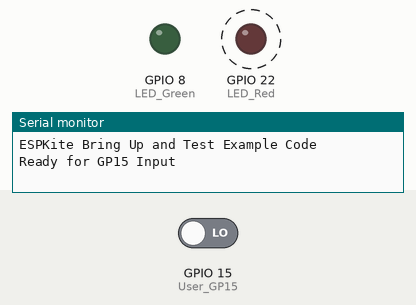
A sketch run on a simulated ESP32-C6. Parts: output pins drawn as LEDs (lit = HIGH), the last lines printed to the serial monitor. Dashed ring = blinking. Inputs (shaded band) come from the test bench; at power-on: GPIO 15 (User_GP15) LOW.

Above: at 0.9 s.
1.5 s: GPIO 15 (User_GP15) driven HIGH
At 2.3 s:
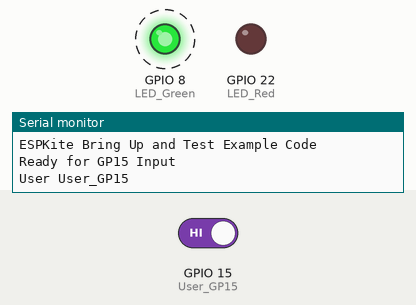
4.6 s: GPIO 15 (User_GP15) driven LOW
At 5.4 s:
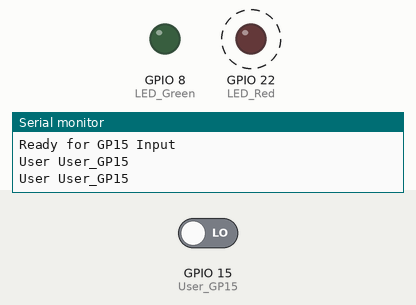
Timing chart, 0 to 13.7 s (numbered marks = the images above; inputs shaded):
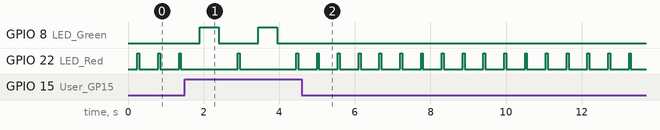

Measured:
- after the input at 1.5 s, GPIO 8 (LED_Green): alternates HIGH for 0.50 s and LOW for 1.1 s, starting after 0.40 s; GPIO 22 (LED_Red): alternates HIGH for 0.05 s and LOW for 1.5 s, starting after 1.4 s
- after the input at 4.6 s, GPIO 8 (LED_Green): stops changing and stays LOW; GPIO 22 (LED_Red): alternates HIGH for 0.05 s and LOW for 0.50 s, starting after 0.40 s
- by itself, GPIO 22 (LED_Red): alternates HIGH for 0.05 s and LOW for 0.50 s

The sketch:

External_GP15_Input_Test.ino
```cpp
/*
  Dave Williams, DitroniX 2019-2026 (ditronix.net)
  ESPKite - IoT ESP32-C6 Based Home and Industrial LoRa Controller SDK
  Features include ESPKite | ESP32-C6 LoRa SX1262 E22-900M22S E22-400M22S RS485 5-60V Relay

  ESPKite - Basic Bring Up Test Code - May 2026

  Remember!
  - Set the BOARD to Use ESP32C6 Dev Module (or similar).
  - You can also set the BAUD rate up to 921600 to speed up flashing.
  - The SDK does NOT need external power to flash.  It will take Power from the USB 5V.
  - The Serial Monitor is configured for BAUD 115200

  The purpose of this test code is to cycle through the various main functions of the board as part of bring up testing.
  .
  This test code is OPEN SOURCE and formatted for easier viewing.  Although is is not intended for real world use, it may be freely used, or modified as needed.
  It is distributed on an "AS IS" BASIS, WITHOUT WARRANTIES OR CONDITIONS OF ANY KIND, either express or implied.

  Further information, details and examples can be found on our website or github.com/DitroniX

  * github.com/DitroniX
  * github.com/DitroniX/ESPKite-ESP32-C6-SX1262-LoRa-RS485-60V-Relay
  * github.com/DitroniX/ESPKite-ESP32-C6-SX1262-LoRa-RS485-60V-Relay/wiki
  * hackster.io/DitroniX/espkite-esp32-c6-sx1262-lora-rs485-5-60v-relay-output-8891a3
*/

// ****************  VARIABLES / DEFINES / STATIC / STRUCTURES / CONSTANTS ****************

// **************** INPUTS ****************
#define User_GP15 15  // External Input

// **************** OUTPUTS ****************
#define LED_Green 8  // LED_Green
#define LED_Red 22   // LED_Red

// **************** SETUP ****************
void setup() {

  // Stabalise
  delay(250);

  // Initialise UART
  Serial.begin(115200, SERIAL_8N1);  // 115200
  while (!Serial)
    ;
  Serial.println("");

  //  Configures Outputs
  pinMode(LED_Green, OUTPUT);
  pinMode(LED_Red, OUTPUT);

  // LEDs Default Off State
  digitalWrite(LED_Green, LOW);
  digitalWrite(LED_Red, LOW);

  // Configure GPIO Inputs
  pinMode(User_GP15, INPUT_PULLDOWN);

  Serial.println("ESPKite Bring Up and Test Example Code");
  Serial.println("Ready for GP15 Input");
}

// **************** LOOP ****************
void loop() {

  // Check for Button Press
  if (digitalRead(User_GP15) == HIGH) {

    Serial.println("User User_GP15");

    // LED Flash
    digitalWrite(LED_Green, HIGH);
    delay(500);
    digitalWrite(LED_Green, LOW);
    delay(500);
  }

  // LED Heartbeat
  digitalWrite(LED_Red, HIGH);
  delay(50);
  digitalWrite(LED_Red, LOW);
  delay(500);
}
```
